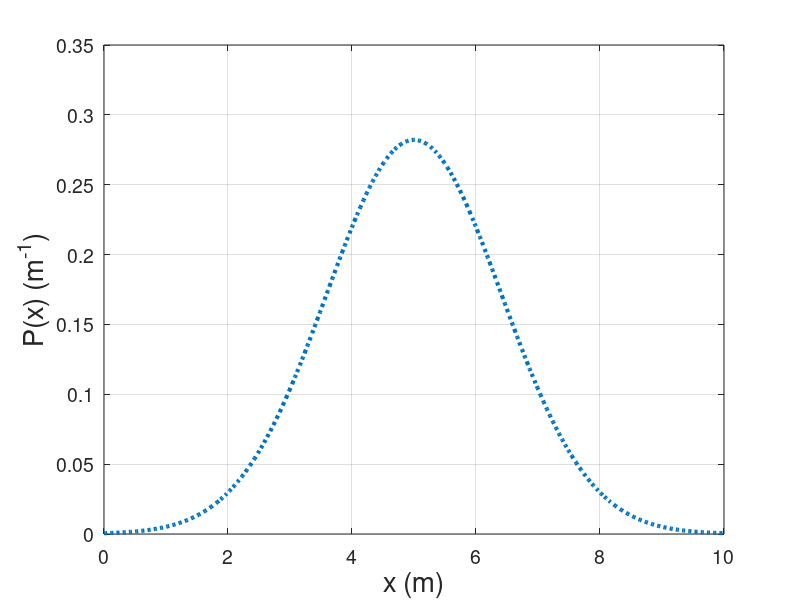

Write MATLAB code to recreate this figure. (Note: this script raises an error after producing the figure.)
% Ian Woodbury
% 9/19/21
% ECE 202 Fall 2021 MATLAB Exercise M4
% Plotting different graphs in terms of x(distanvce in meters) and t
% (time in s or ms) Each graph labeled in their own section

clear

% ------ Normalized Gaussian ------

    x = linspace(0, 10, 400); % x axis, in meters, w/ 400 points
    p = 1/(2*sqrt(pi))*exp((-(x-5).^2)/4);  % function p(x) for every point of x
    plot (x, p, ":", 'LineWidth', 3) % plots x and p(x), on a dotted line
    grid on     % creates a grid for legibility
    set(gca, 'FontSize', 14)    % sets the font size for axis values
    xlabel('x (m)', 'FontSize', 20);
    ylabel('P(x) (m^{-1})','FontSize', 20);
    title("ECE 202 MATLab Exercise M4 Part (c): \newline Normailzed" ...
        + " Gaussian Graph", 'FontSize', 24)
    % creates the title for the graph, M4, and the given graph
